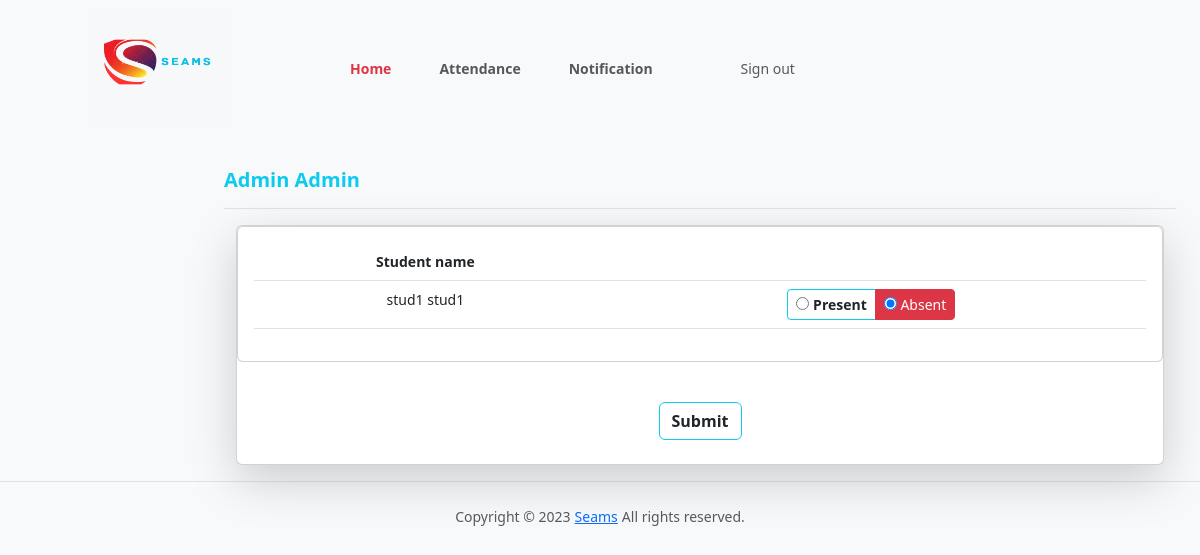
/teacher/9/Edit_att/ (signed in), run on the app's committed database.
### samsApp/models.py (models this page shows, shortened)
class User(AbstractBaseUser, PermissionsMixin):
    email = models.EmailField(unique=True)
    first_name = models.CharField(max_length=30)
    last_name = models.CharField(max_length=30)
    is_active = models.BooleanField(default=True)
    is_teacher = models.BooleanField(default=False)
    is_student = models.BooleanField(default=False)
    is_admin = models.BooleanField(default=False)
    approved = models.BooleanField(_('Approved'), default = False)
    is_staff = models.BooleanField(default=False)
    is_superuser = models.BooleanField(default=False)
    objects = UserManager()
    USERNAME_FIELD = 'email'
    REQUIRED_FIELDS = ['first_name', 'last_name']

class Attendance(models.Model):
    course = models.ForeignKey(Course, on_delete=models.CASCADE)
    student = models.ForeignKey(Student, on_delete=models.CASCADE)
    attendanceclass = models.ForeignKey(AttendanceClass, on_delete=models.CASCADE)
    date = models.DateField()
    status = models.BooleanField()

class Student(models.Model):
    user = models.OneToOneField(User, on_delete=models.CASCADE)
    class_id = models.ForeignKey(Class, on_delete=models.CASCADE, null=True)
    USN = models.CharField(primary_key='True', max_length=100)
    gender = models.CharField(max_length=50, choices=gender_choice)
    date_of_birth = models.DateField(null=True)
    batch = models.CharField(max_length=50, default='B1')

### samsApp/views.py (the view)
# urls.py: path('teacher/<int:ass_c_id>/Edit_att/', views.edit_att, name='edit_att_url'),
@login_required()
def edit_att(request, ass_c_id):
    assc = get_object_or_404(AttendanceClass, id=ass_c_id)
    cr = assc.assign.course
    att_list = Attendance.objects.filter(attendanceclass=assc, course=cr)
    context = {
        'assc': assc,
        'att_list': att_list,
    }
    return render(request, 'teacher_edit_attendance.html', context)

### samsApp/templates/teacher_edit_attendance.html (shortened to what this page needs)
{% load static %}
{% load avatar_tags %}
{% include "header.html" %}
{% include "teacher_header.html" %}
<div class="container-fluid">
  <div class="row py-3">
    <div class="col d-flex justify-content-end">
    </div>
<main class="col-md-9 ms-sm-auto col-lg-10 px-md-4">
  <div class="align-items-center pt-3 pb-2 mb-3 border-bottom">
    <h1 class="h5 text-info text-capitalize fw-bold">{{ request.user.first_name }} {{ request.user.last_name }}</h1>
  </div>
  <div class="container-fluid">
    <div class="row g-5">
      <div clas="col">
        <div class="card shadow-lg text-center">
          <form action="{% url 'confirm_url' assc.id %}" method="post">
    <div class="card mb-3">
        <div class="card-body">
          <div class="table-responsive">
            <table class="table table-hover">
              <thead class="bg-info text-light fw-bold">
                <tr>
                    <th>Student name</th>
                    <th></th>
                </tr>
              </thead>
                <tbody>
                    {% for att in att_list %}
                    <tr>
                    <td>{{att.student.user.first_name}} {{att.student.user.last_name}}</td>
                    <td>
                        <div class="btn-group btn-group-toggle" data-toggle="buttons">
                                {% if att.status %}
                                <label class="btn btn-sm btn-outline-info text-dark fw-bold mx-2">
                                    <input type="radio" name="{{ att.student.USN }}"   value="present" checked> Present
                                </label>
                                <label class="btn btn-sm btn-outline-warning text-dark fw-dark">
                                    <input type="radio" name="{{ att.student.USN }}"   value="absent"> Absent
                                </label>
                                {% else %}
                                <label class="btn btn-sm btn-outline-info text-dark fw-bold">
                                    <input type="radio" name="{{ att.student.USN }}"   value="present" > Present
                                </label>
                                <label class="btn btn-sm btn-outline-danger active">
                                    <input type="radio" name="{{ att.student.USN }}"   value="absent" checked> Absent
                                </label>
                                {% endif %}
                        </div>
                    </td>
                    </tr>
                {% endfor %}
                </tbody>
            </table>
          </div>
        </div>
      </div>
    <input class="btn btn-outline-info text-dark fw-bold my-4" type="submit" value="Submit">
</form>
        </div>
      </div>
    </div>
</div>
</main>
</div>
</div>
{% include "footer.html" %}

### samsApp/static/styles.css (style rules this page uses)
body { font-size: .875rem; }

### data on the page
User: user.first_name "Admin", user.last_name "Admin"
Attendance: student.user.first_name "stud1", student.user.last_name "stud1"
